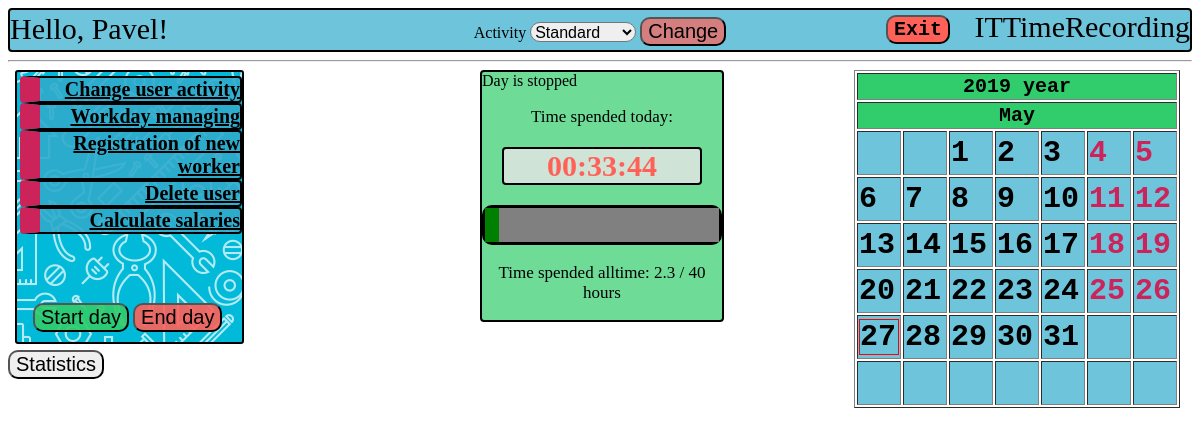
Page /home/me/ (signed in) on the earlier database version.
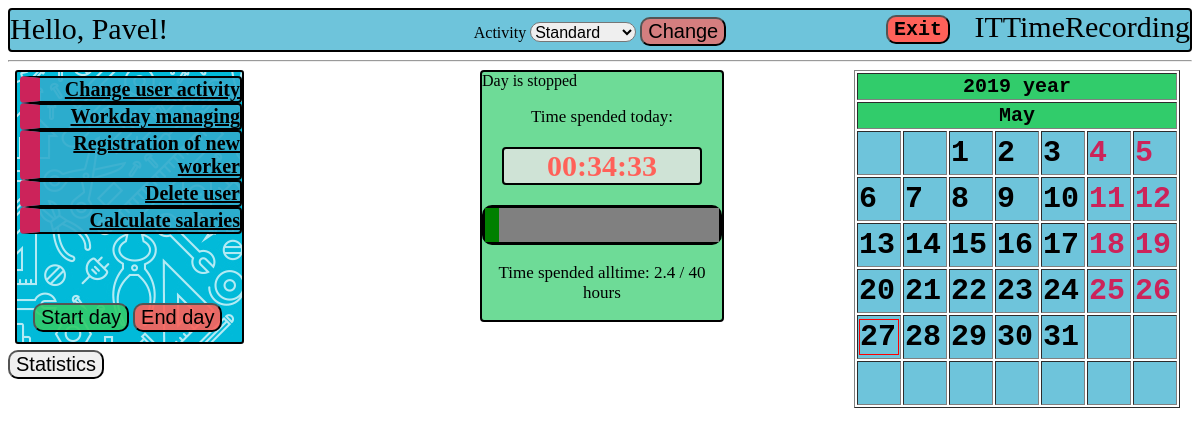
Same page on the later database version.
### rec/models.py (models this page shows, shortened)
class User(db.Model):
    __tablename__ = 'USER'
    login = db.Column('LOGIN', db.String(20), primary_key=True)
    password = db.Column('PASSWORD', db.String(20), nullable=False)
    salary = db.Column('SALARY', db.INTEGER)
    worktime = db.Column('WORKTIME', db.INTEGER)
    username = db.Column('USERNAME', db.String(50), nullable=False)
    role = db.Column('ROLE_NAME', db.String(15), nullable=False )

class Manager(User):
    def start_dev_day(self, user, activity):
        target = User.query.filter_by(login=user).first()
        target.start_day(activity)
        db.session.commit()

### rec/login/views.py (the view)
@mod.route('/me/', methods=['POST', 'GET'])
@requires_login
def home():
    global menu
    menu = []
    if g.user.role == 'Developer':
        menu.append(['Order overtime', 'TakeOvertime'])
    if g.user.role == 'Manager':
        menu.append(['Change user activity', 'ChangeUserActivity'])
        menu.append(['Workday managing', 'ManageWorkday'])
        menu.append(['Registration of new worker', 'Register'])
        menu.append(['Delete user', 'Delete'])
        menu.append(['Calculate salaries', 'Calculate'])
    workdays = Workday.query.filter_by(date=date.toordinal())
    workdict = {}
    for workday in workdays:
        workdict[workday.user] = workday
    return render_template("homepage.html",
                           user=g.user,
                           menu=menu,
                           date=date,
                           cal=cal,
                           norms=session['normative'],
                           curtime=Workday.query.filter_by(id=session["workday_id"]).first().time + session['time'],
                           workdays=workdict)

### rec/login/views.py (called while the page is built)
@mod.before_request
def before_request():
    g.user = None
    if 'user_login' in session:
        g.user = User.query.get(session['user_login'])
        global cal
        day = Day(date, 1, 1, g.user.login)
        cal = Calendar.get_month(day, g.user.login)
        session['now'] = time.monotonic()
        quant = session['time']
        session['time'] = session['now'] - session['start']
        workday = Workday.query.filter_by(date=date.toordinal(), user=g.user.login).first()
        if not workday:
            session['time'] = 0
        elif workday.ended:
            session['time'] = 0

### rec/templates/homepage.html (shortened to what this page needs)
<!DOCTYPE html>
{% extends "base.html" %}
{% block body %}
    {% set ended = workdays[user.login].ended %}
    <body link="black">
    <div class="hello">Hello, {{ user.username }}!</div>
    <div class="menu">
    <ul>
    {% set role = user.role %}
    {% for item in menu %}
        <li>
            {% set url = role+"."+item[1] %}
            <a href = {{ url_for(url) }}>{{ item[0] }}</a>
        </li>
    {% endfor %}
    </ul>
    </div>
    <div class="progress_bar">
        {% if ended == 1 %}<img src="">Day is stopped{% endif %}
        <p> Time spended today: </p>
        {% if ended == 0 %}
            <p class="timer">{{ '%02d'|format((curtime/3600)|int) }}:{{ '%02d'|format((curtime%3600)/60|int) }}:{{ '%02d'|format((curtime%60)|int) }} </p>
        {% else %}
            <p class="stoppedtimer">{{ '%02d'|format((curtime/3600)|int) }}:{{ '%02d'|format((curtime%3600)/60|int) }}:{{ '%02d'|format((curtime%60)|int) }} </p>
        {% endif %}
        <progress max = {{ norms }} value = {{ (user.worktime/3660 + curtime/3660)|round(2) }}></progress>
        <p> Time spended alltime: {{ (user.worktime/3600 + curtime/3660)|round(1)}} / {{ norms | round }} hours</p>
    </div>
    <div class = 'dayman'>
        <form method="post">
        <table>
            <tr>
                <td>
                   <input class="startday" type="submit" value="Start day" formaction={{ url_for("rec.begin_day") }}>
                </td>
                <td>
                    {% if ended %}
                        <input class="endday" type="submit" value="End day" formaction={{ url_for("rec.home") }}>
                    {%else%}
                        <input class="endday" type="submit" value="End day" formaction={{ url_for("rec.end_day") }}>
                    {%endif%}
                </td>
            </tr>
        </table>
        </form>
    </div>
    {% include "calendar.html" %}
    <div class="activity">
        <form method="post">
            <label for="activity"> Activity </label>
            {% set activity = 'Standard' %}
                {% if user.login in workdays %}
                    {% set activity = workdays[user.login].activity %}
                {% endif %}
                <select name="activity" id="activity">
                    <option value="Standard" {% if activity == 'Standard' %} selected="selected" {% endif %}>Standard</option>
                </select>
            <input type="submit" name="activity" value="Change" formaction='{{ url_for('rec.activity') }}'>
        </form>
    </div>
    <form method="post">
    <input class="stats" type="submit" name="stats" value="Statistics" formaction='{{ url_for('rec.Stats') }}'>
    </form>
    <form method="post">
    <input class="exit" type="submit" name="exit" value="Exit" formaction='{{ url_for('rec.exit') }}'>
    </form>
</body>
{% endblock %}

### rec/templates/base.html (shortened to what this page needs)
{% block content %}
<link rel="stylesheet" href="/static/css/main.css" />
<div class="header">ITTimeRecording</div>
<hr>
{% endblock %}
{% block body %}
{% endblock %}

### rec/templates/calendar.html (shortened to what this page needs)
<link rel="stylesheet" href="/static/css/main.css" />
<div class = "calendar">
<form method="post">
{% set months_names = {
        1: 'January', 2: 'February', 3: 'March', 4: 'April',
        5: 'May', 6: 'June', 7: 'July', 8: 'August',
        9: 'September', 10: 'October', 11: 'November', 12: 'December'
    } %}
    <table border="1">
        <tr>
            <th colspan="7">{{ date.year }} year</th>
        </tr>
        <tr>
            <th colspan="7">{{ months_names[date.month] }} </th>
        </tr>
        {% for week in cal %}
            <tr>
                {% for day in week %}
                    <td>
                    {% if  day.date == date.day %}
                        <div class="today">
                    {% endif %}
                    {% if day.form == "Vacancy" %}
                        <div class="vacancy">
                            <div class="date">{{ day.date }}</div>
                        </div>
                    {% endif %}
                    {% if day.form == "Work" %}
                        <div class="workday">
                            <div class="date">{{ day.date }}</div>
                        </div>
                    {% endif %}
                    {% if  day.date == date.day %}
                        </div>
                    {% endif %}
                    </td>
                {% endfor %}
            </tr>
        {% endfor %}
    </table>
</form>
</div>

### rec/static/css/main.css (style rules this page uses)
body { background-color: #57FFC6; #background: url("ERZHAN.gif"); background: url("work.jpg"); background-size: 900px 900px; font-family: Georgia, 'Times New Roman', Times, serif; }
.stats { position:absolute; top: 350px; }
.dayman { position:absolute; top: 300px; left: 30px; z-index: 1; }
.startday { background-color: rgba(49, 204, 107, 0.9); }
.endday { background-color: rgba(255, 97, 89, 0.9); }
input { border-radius: 10px; }
.activity { text-align: center; padding: 2px; position:absolute; top: 15px; right: 35%; left: 35%; }
.activity input { background-color: rgba(255, 97, 89, 0.7); border-radius: 10px; }
.activity select { margin: 0px; padding: 0px; height: 20px; font-size: 16px; border-radius: 10px; }
.header { height: 40px; font-size: 30px; text-align: right; background-color: rgba(49, 171, 204, 0.7); border: black solid 2px; border-radius: 4px; }
.autorization td, input { font-size: 20px; }
.progress_bar { width: 20%; position:absolute; top: 70px; left: 40%; right: 40%; background-color: rgba(49, 204, 107, 0.7); border: black solid 2px; border-radius: 4px; }
.progress_bar .stoppedtimer { background-color: rgba(229,229,229,0.81); color: rgba(255, 97, 89, 1); font-weight: bolder; font-size: 30px; border: black solid 2px; border-radius: 4px; margin: 20px; }
.progress_bar progress { color: #31ABCC; width: 100%; height: 40px; border: black solid 3px; border-radius: 10px; }
.progress_bar p { color: black; text-align: center; font-size: 17px; }
.menu { position: absolute; top:60px; left: 10px; }
.menu ul { list-style-type: none; padding-left: 10px; color: black; }
.menu li { font-size: 20px; width: 200px; background-color: rgba(49, 171, 204, 0.9); text-align: right; border: black solid 2px; border-radius: 4px; border-left: #CC235A solid 20px; font-weight: bolder; }
.calendar { position: absolute; top: 70px; right: 20px; }
.calendar .vacancy { color: #CC235A; }
.calendar td { background-color: rgba(49, 171, 204, 0.7); font-size: 30px; width: 40px; height: 40px; font-family: monospace; font-weight: bold; }
.calendar th { background-color: #31CC6B; font-size: 20px; font-family: monospace; font-weight: bold; }
.calendar .today { border: solid 1px red; }
.exit { background-color: #ff6159; font-size: 20px; font-family: monospace; font-weight: bold; text-align: center; position: absolute; top: 15px; right: 250px; }
.hello { position: absolute; top: 12px; left: 10px; font-size: 30px; }

Differences in the rows shown:
changed Manager "Pavel": WORKTIME 6464.64 → 6512.64 (drawn); (user.worktime/3600+curtime/3660)|round(1) "2.3" → "2.4"
Other differences:
{{ '%02d'|format((curtime%3600)/60|int) }}: "33" → "34"
{{ '%02d'|format((curtime%60)|int) }}: "44" → "33"
